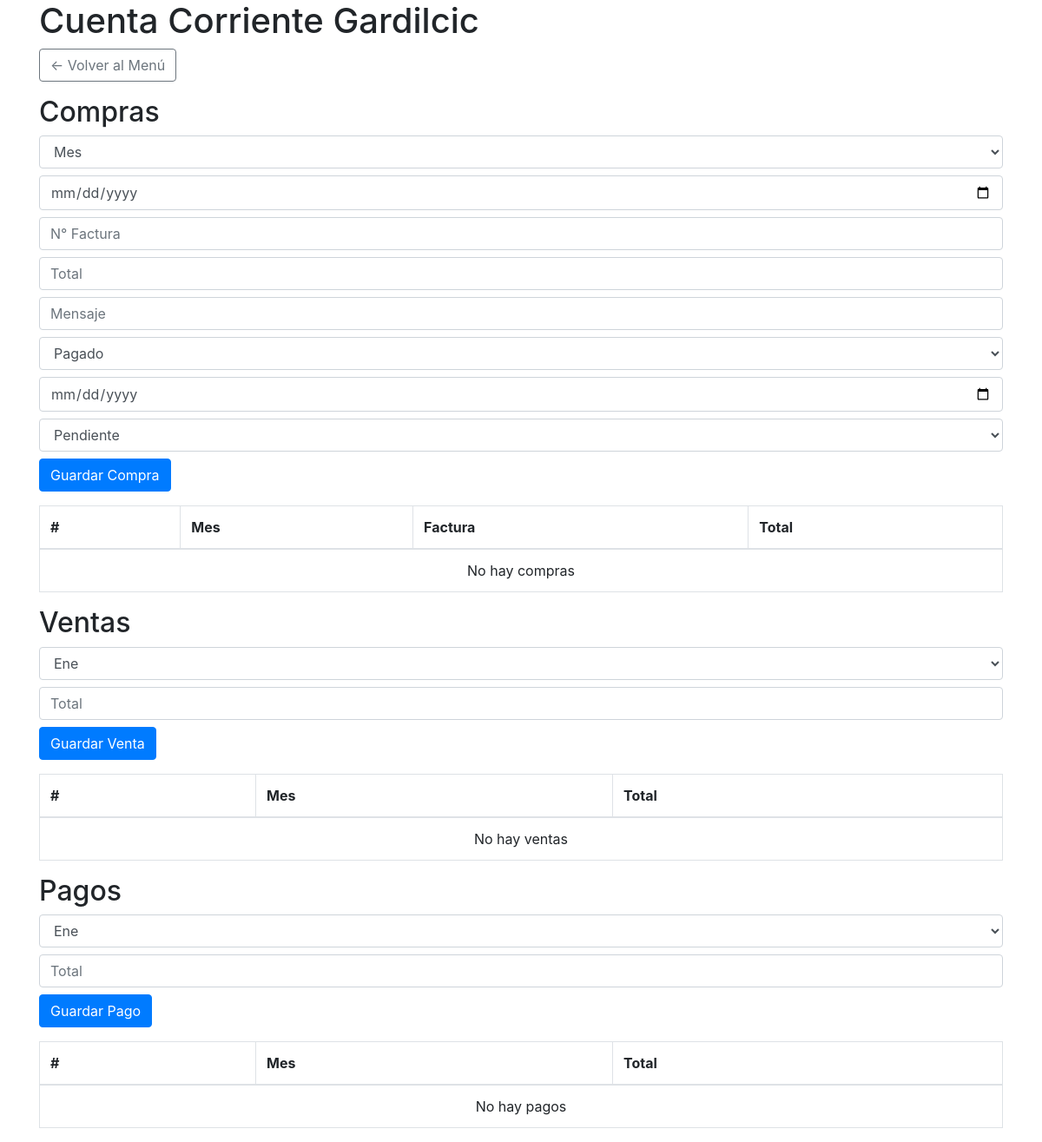
Page /gardilcic/ on the earlier database version.
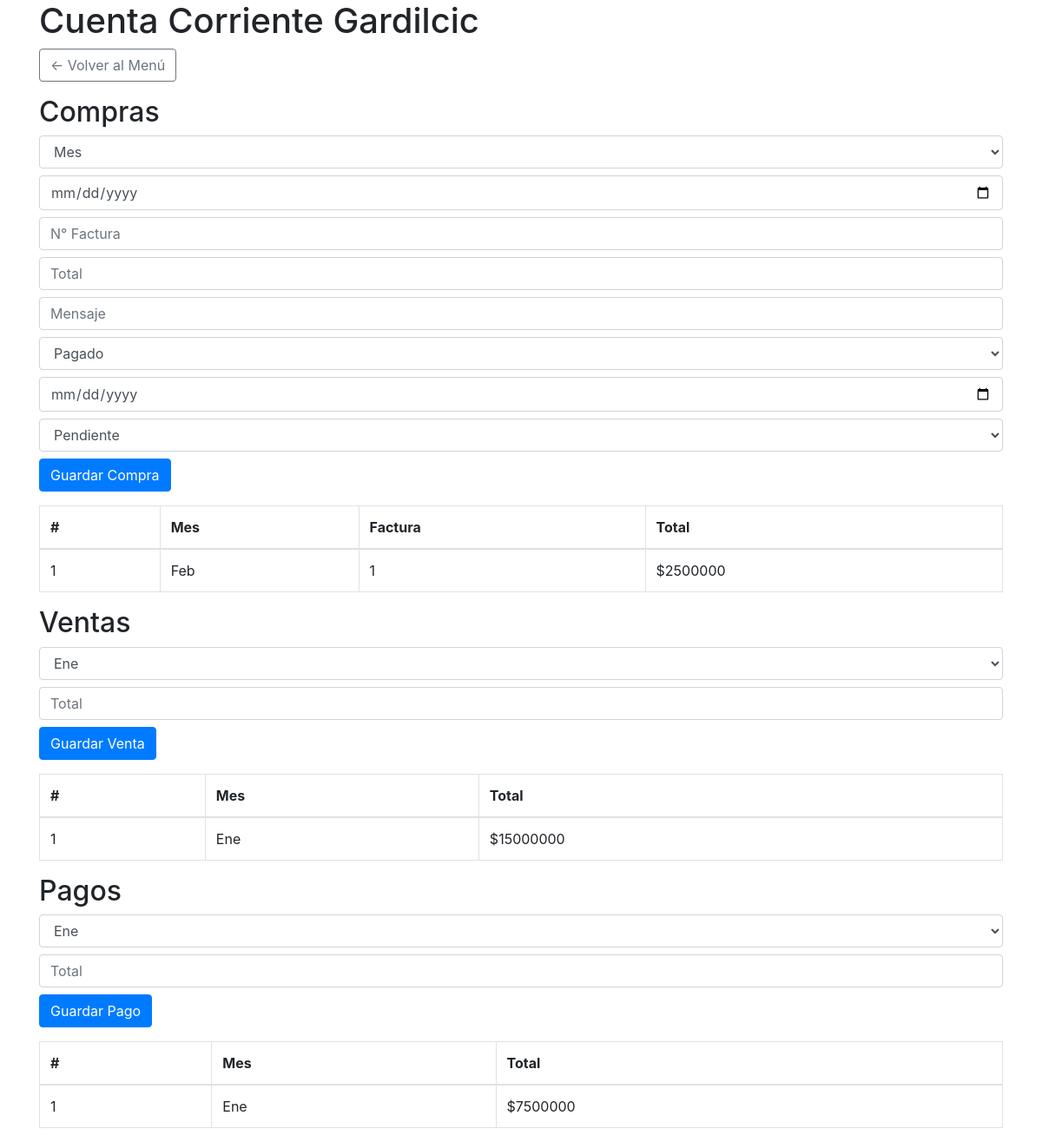
Same page on the later database version.
### sistema_rental/models.py (models this page shows, shortened)
class CompraCamiones(models.Model):
    mes = models.CharField(max_length=10)
    fecha = models.DateField()
    factura = models.CharField(max_length=50)
    total = models.DecimalField(max_digits=12, decimal_places=2)
    mensaje = models.TextField(blank=True, null=True)
    pagado = models.BooleanField(default=False)
    fecha_pago = models.DateField(blank=True, null=True)
    estado = models.CharField(max_length=20, choices=[
        ('Pendiente', 'Pendiente'),
        ('Pagado', 'Pagado'),
        ('Vencido', 'Vencido'),
    ])

class VentaCamiones(models.Model):
    mes = models.CharField(max_length=10)
    total = models.DecimalField(max_digits=12, decimal_places=2)

class PagoCamiones(models.Model):
    mes = models.CharField(max_length=10)
    total = models.DecimalField(max_digits=12, decimal_places=2)

### sistema_rental/views.py (the view, shortened to what this page needs)
# urls.py: path('gardilcic/', gardilcic, name='gardilcic'),
def gardilcic(request):
    meses = ["Ene","Feb","Mar","Abr","May","Jun","Jul","Ago","Sep","Oct","Nov","Dic"]
    compras = CompraCamiones.objects.all()
    ventas = VentaCamiones.objects.all()
    pagos = PagoCamiones.objects.all()
    return render(request, 'cta_cte_gardilcic.html', {
        'meses': meses,
        'compras': compras,
        'ventas': ventas,
        'pagos': pagos
    })

### sistema_rental/templates/cta_cte_gardilcic.html (shortened to what this page needs)
{% load static %}
<!DOCTYPE html>
<html lang="es">
<head>
  <link rel="stylesheet" href="https://maxcdn.bootstrapcdn.com/bootstrap/4.0.0/css/bootstrap.min.css">
</head>
<body>
<div class="container">
  <h1>Cuenta Corriente Gardilcic</h1>
  <a href="{% url 'menu_rental' %}" class="btn btn-outline-secondary mb-3">← Volver al Menú</a>
  <h2>Compras</h2>
  <form method="post" class="mb-3">
    <select name="mes" class="form-control mb-2">
      <option value="">Mes</option>
    </select>
    <input type="date" name="fecha" class="form-control mb-2">
    <input type="text" name="factura" placeholder="N° Factura" class="form-control mb-2">
    <input type="number" name="total" placeholder="Total" class="form-control mb-2">
    <input type="text" name="mensaje" placeholder="Mensaje" class="form-control mb-2">
    <select name="pagado" class="form-control mb-2">
      <option value="Sí">Pagado</option>
    </select>
    <input type="date" name="fecha_pago" class="form-control mb-2">
    <select name="estado" class="form-control mb-2">
      <option value="Pendiente">Pendiente</option>
    </select>
    <button type="submit" class="btn btn-primary">Guardar Compra</button>
  </form>
  <table class="table table-bordered">
    <thead><tr><th>#</th><th>Mes</th><th>Factura</th><th>Total</th></tr></thead>
    <tbody>
      {% for c in compras %}
        <tr>
          <td>{{ forloop.counter }}</td>
          <td>{{ c.mes }}</td>
          <td>{{ c.factura }}</td>
          <td>${{ c.total|floatformat:0 }}</td>
        </tr>
      {% empty %}
        <tr><td colspan="4" class="text-center">No hay compras</td></tr>
      {% endfor %}
    </tbody>
  </table>
  <h2>Ventas</h2>
  <form method="post" class="mb-3">
    <select name="mes" class="form-control mb-2">
      {% for m in meses %}
        <option value="{{ m }}">{{ m }}</option>
      {% endfor %}
    </select>
    <input type="number" name="total" placeholder="Total" class="form-control mb-2">
    <button type="submit" class="btn btn-primary">Guardar Venta</button>
  </form>
  <table class="table table-bordered">
    <thead><tr><th>#</th><th>Mes</th><th>Total</th></tr></thead>
    <tbody>
      {% for v in ventas %}
        <tr><td>{{ forloop.counter }}</td><td>{{ v.mes }}</td><td>${{ v.total| floatformat:0 }}</td></tr>
      {% empty %}
        <tr><td colspan="3" class="text-center">No hay ventas</td></tr>
      {% endfor %}
    </tbody>
  </table>
  <h2>Pagos</h2>
  <form method="post" class="mb-3">
    <select name="mes" class="form-control mb-2">
      {% for m in meses %}
        <option value="{{ m }}">{{ m }}</option>
      {% endfor %}
    </select>
    <input type="number" name="total" placeholder="Total" class="form-control mb-2">
    <button type="submit" class="btn btn-primary">Guardar Pago</button>
  </form>
  <table class="table table-bordered">
    <thead><tr><th>#</th><th>Mes</th><th>Total</th></tr></thead>
    <tbody>
      {% for p in pagos %}
        <tr><td>{{ forloop.counter }}</td><td>{{ p.mes }}</td><td>${{ p.total|floatformat:0 }}</td></tr>
      {% empty %}
        <tr><td colspan="3" class="text-center">No hay pagos</td></tr>
      {% endfor %}
    </tbody>
  </table>
</div>
</body>
</html>

Differences in the rows shown:
added CompraCamiones: mes "Feb", factura "1", total "2500000"
added VentaCamiones: mes "Ene", total "15000000"
added PagoCamiones: mes "Ene", total "7500000"
Other differences:
text no longer shown: "No hay compras No hay ventas No hay pagos"
